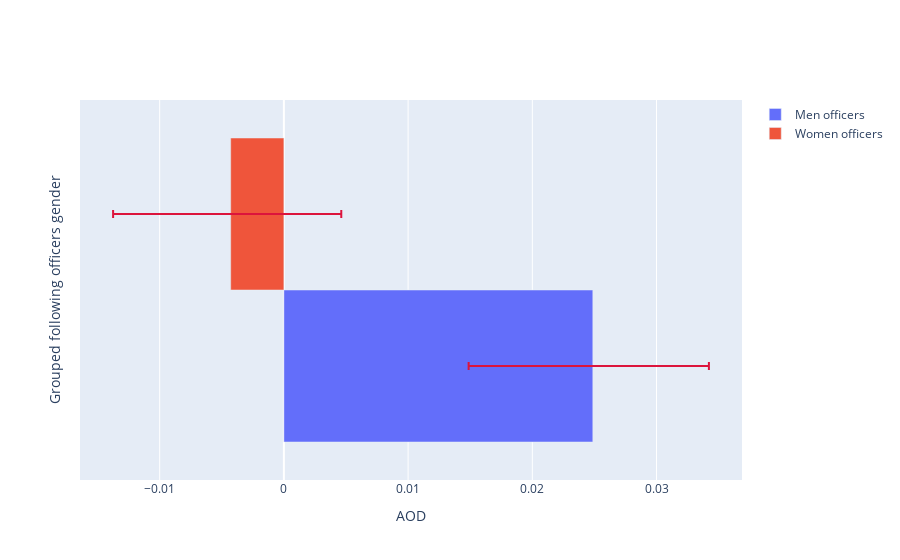

Write notebook code for a chart like this one.
### Markdown cell above
To illustrate these statements, first, let's show the bar plot the general AOD of female and male officers.

### Code cell
fig = go.Figure()
fig.add_trace(dict(type='bar', y=[''], x=[AOD_m],
                base=0, error_x= dict(type='data',symmetric=False, array=[abs(AOD_m-CI_m[1])],arrayminus=[AOD_m-CI_m[0]],color="crimson"),
                #marker_color='crimson',
                orientation='h',name='Men officers'))
fig.add_trace(dict(type='bar',y=[''], x=[AOD_w],
                base=0, error_x= dict(type='data',symmetric=False, array=[abs(AOD_w-CI_w[1])],arrayminus=[AOD_w-CI_w[0]],color="crimson"),
                #marker_color='crimson',
                orientation='h',name='Women officers'))


fig.update_xaxes(title_text='AOD')
fig.update_yaxes(title_text='Grouped following officers gender')


#fig.update_layout(
#        font = dict(size=18, family='Courier', color="#F5F5F5"),
#        paper_bgcolor='rgba(0,0,0,0)',
#        plot_bgcolor='rgba(0,0,0,0)',
#        autosize=True,
#        title={
#        'text': "Overall AOD for male and female officers",
#        'y':0.9,
#        'x':0.5,
#        'xanchor': 'center',
#        'yanchor': 'top',
#        "font" : dict(size=25, color="#F5F5F5")},
#        dragmode = False,
#    )


fig.show()
#pio.write_html(fig, file='MW_gen_AOD_off.html', auto_open=False)

### Figure 1 — Plotly figure (JSON) as saved in the notebook; plotly's stock layout.template omitted (floating-point values rounded to 4 significant figures)
{"data": [{"base": 0, "error_x": {"array": [0.009345], "arrayminus": [0.009997], "color": "crimson", "symmetric": false, "type": "data"}, "name": "Men officers", "orientation": "h", "type": "bar", "x": [0.02487], "y": [""]}, {"base": 0, "error_x": {"array": [0.008902], "arrayminus": [0.009466], "color": "crimson", "symmetric": false, "type": "data"}, "name": "Women officers", "orientation": "h", "type": "bar", "x": [-0.004282], "y": [""]}], "layout": {"autosize": true, "xaxis": {"autorange": true, "range": [-0.01641, 0.03688], "title": {"text": "AOD"}, "type": "linear"}, "yaxis": {"autorange": true, "range": [-0.5, 0.5], "title": {"text": "Grouped following officers gender"}, "type": "category"}}}
